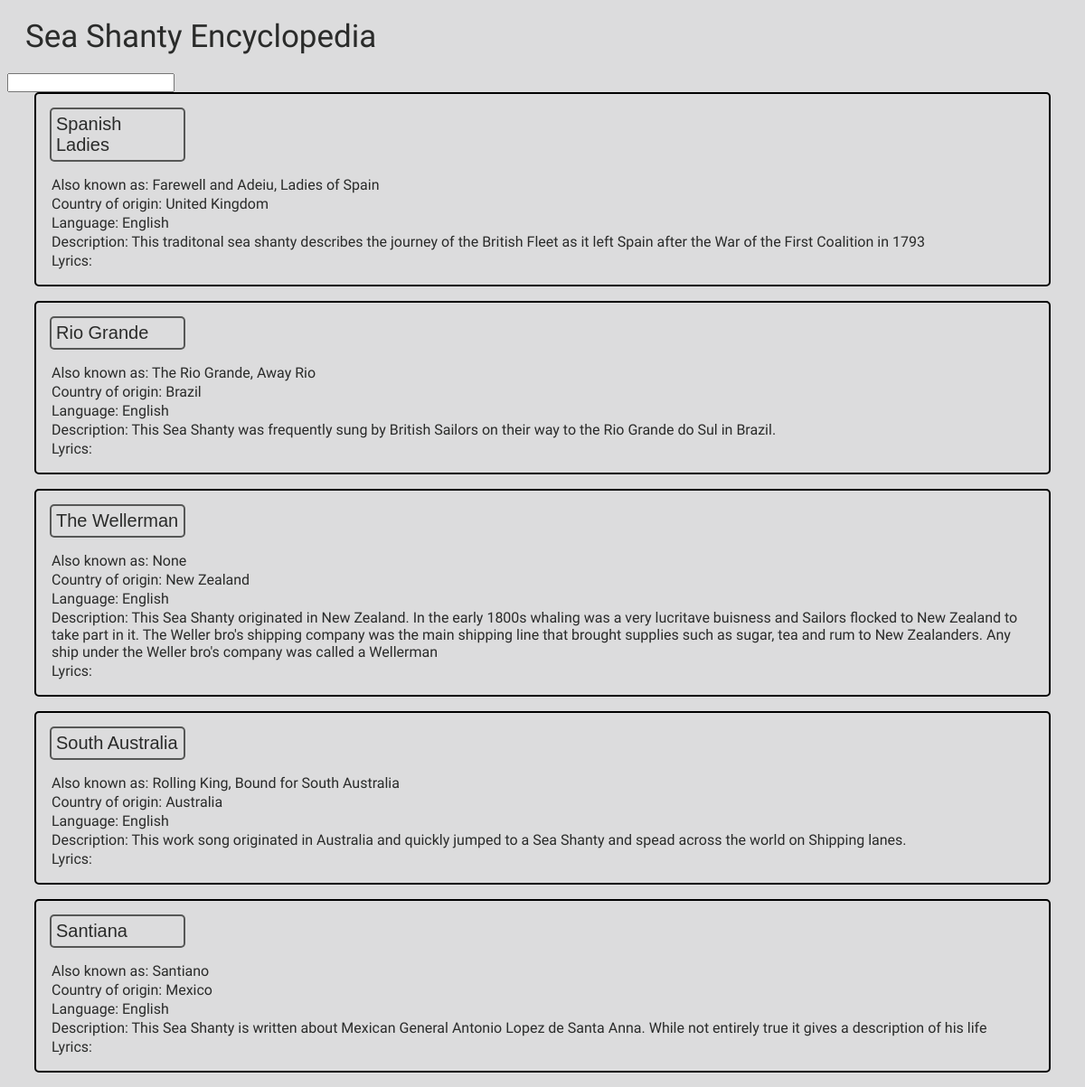
Before: / with the older database file.
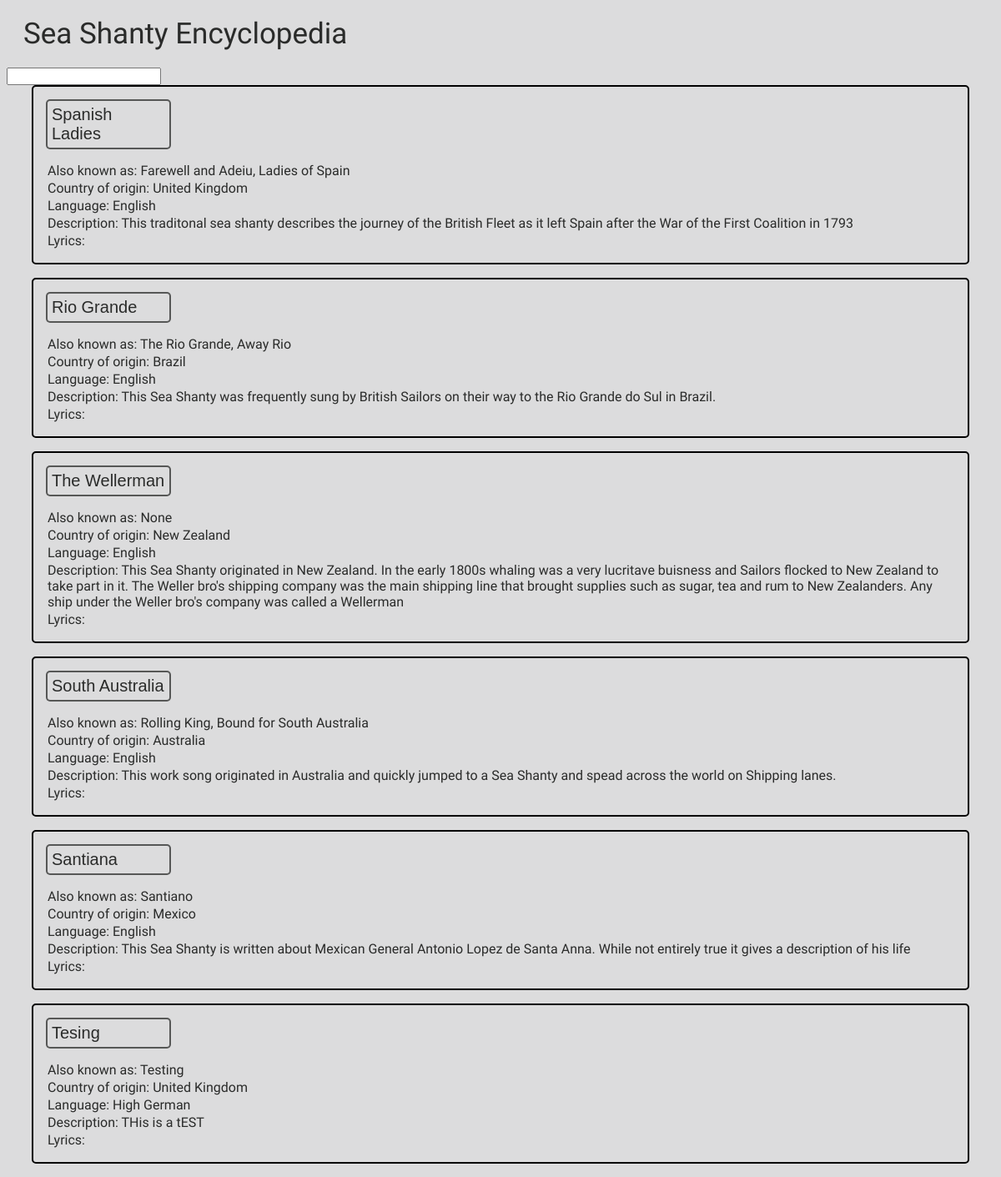
After: the same page with the newer database file.
### SHE.py (models this page shows)
class Seashanty(db.Model):
    __tablename__ = 'seashanties'
    ID = db.Column(db.Integer, primary_key=True)
    Name = db.Column(db.Text,)
    Alternative_Names = db.Column(db.Text)
    Country_Origin = db.Column(db.ForeignKey('Countries.Name'))
    Language = db.Column(db.ForeignKey('Language.Name'))
    Description = db.Column(db.Text)
    Lyrics = db.Column(db.Text)
    Country = db.relationship('Country', primaryjoin='Seashanty.Country_Origin == Country.Name', backref='seashanties')
    Language1 = db.relationship('Language', primaryjoin='Seashanty.Language == Language.Name', backref='seashanties')

### SHE.py (the view, shortened to what this page needs)
@app.route('/', methods=["GET","POST"])
def home():
    shantys = None
    return render_template("home.html", shantys = Seashanty.query.all())  # Return the html template

### templates/home.html (shortened to what this page needs)
<!DOCTYPE html>
<html>
  <head>
    <link rel="stylesheet" href="/static/style.css">
  </head>
  <body>
    <p class="title">Sea Shanty Encyclopedia   </p>
    <input type="text" id="Password" name="Password"><br>
    {% for shanty in shantys %}
    <div class="entry">
      <button class="btn" onclick="dropdown('box1')">{{shanty.Name}}</button>
        <p class="dropdownText"> Also known as: {{shanty.Alternative_Names}}</p>
        <p class="dropdownText"> Country of origin: {{shanty.Country_Origin}}</p>
        <p class="dropdownText"> Language: {{shanty.Language}}</p>
        <p class="dropdownText"> Description: {{shanty.Description}}</p>
        <p class="dropdownText"> Lyrics: </p>
    </div>
    {% endfor %}
  </body>
</html>

### static/style.css (style rules this page uses)
:root { --c1: #DCDCDD; --c2: #2A2B2A; --c3: #1985A1; }
body { background-color: var(--c1); font-family: Hind; color: var(--c2); }
.title { font-size: 35px; margin: 20px; }
.dropdownText { margin:2px; }
.btn { border: solid; border-width: 2px; border-radius: 5px; color: var(--c2); font-size: 20px; background-color: var(--c1); border-color: rgba(42, 43, 42, 0.75); padding: 5px; width: 150px; text-align: left; text-decoration: none; outline: none; }
.entry { margin-left: 30px; margin-right: 30px; padding: 15px; border-style: solid; border-radius: 5px; border-color: black; border-width: 2px; }

Changed rows visible on the page:
added Seashanty: Name "Tesing", Alternative_Names "Testing", Country_Origin "United Kingdom", Language "High German", Description "THis is a tEST"
